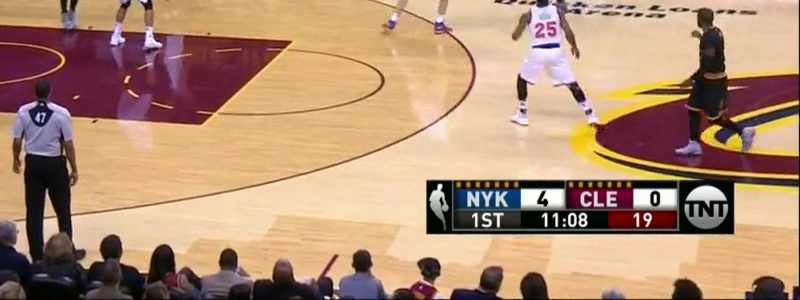
#> input picture hart-code/Annotate/data/batch_1/frame_000019.jpg, 800 x 300 px, found by its file name; its folder holds only this picture in this run
$ python annotate.py
#> lines starting #> are read from the running program, lines starting #| are printed output that depends on the picture
from __future__ import absolute_import
from __future__ import division
from __future__ import print_function

if hasattr(__builtins__, 'raw_input'):
    input = raw_input

import time
import numpy as np
import pandas as pd
import cv2
import math
import os
from vector import Vector

NOT_EXIST = 0
DATA_LOCATION = "data"

class Annotator:
	directory = ""
	files = []
	lastX = 0
	lastY = 0
	currentFilename = ""
	currentFileIndex = 0
	currentAssignmentId = None
	window_name='Annotate Image'
	window_open=True
	window_scale = 1.0
	data = {}
	impad = 0
	pointFields = ['FT_LEFT','FT_RIGHT','BL_RIGHT','BL_LEFT']
	points = None
	dragPointIndex = -1
	height, width = 0, 0
	img = None
	dirty = False
	waiting = False

	def __init__(self):
		cv2.namedWindow(self.window_name, cv2.WINDOW_AUTOSIZE)
		cv2.setMouseCallback(self.window_name, self.mouseCallback)

	def wait(self):
		self.waiting = True
		keypress = -1
		while self.waiting:
			keypress = cv2.waitKey(1)
			window_closed = cv2.getWindowProperty(self.window_name, 0) == -1
			if window_closed or keypress == 27:
				self.waiting = False
				if self.dirty:
					self.writeCSV()
				self.window_open = False
				cv2.destroyAllWindows()
			else:
				if keypress == ord('r'):
					self.removeKeyPoint()
				elif keypress > -1:
					self.waiting = False

		return keypress


	def pointExists(self, pt):
		return not (pt[0] == NOT_EXIST and pt[1] == NOT_EXIST)

	def drawMarkers(self):
		cloned = self.img.copy()


		pts = []
		plot_colors = [(0,255,0),(0,0,255),(255,255,0),(255,0,0)]
		for i in range(len(self.points)):
			xy = self.points[i]
			x = int(xy[0]*self.width)
			y = int(xy[1]*self.height)
			pt = [x,y]

			if self.pointExists(pt):
				pt[0] += self.impad
				pt[1] += self.impad
				pts.append(pt)
				cv2.circle(cloned,(pt[0],pt[1]), 6, plot_colors[i], -1)
				cv2.putText(cloned, self.pointFields[i], (pt[0]+10,pt[1]), cv2.FONT_HERSHEY_TRIPLEX, self.window_scale/2, plot_colors[i])

		if len(pts) > 1:
			for i in range(len(pts)):
				p1 = pts[i]
				p2 = pts[0]
				if i < len(pts) - 1:
					p2 = pts[i+1]
				v1 = Vector(p1[0],p1[1])
				v2 = Vector(p2[0],p2[1])

				diff = (v2-v1)
				unit = diff.normalize()
				distance = diff.norm()
				numPoints = int(distance / 10)
				for i in range(numPoints+1):
					c = v1 + unit * (i * distance / numPoints)
					dp = (int(c[0]),int(c[1]))
					cv2.circle(cloned, dp, 3, (255,0,255), -1)


		cv2.imshow(self.window_name,cloned)


	def writeCSV(self):
		csv = ''
		for idx, pointName in enumerate(self.pointFields):
			x = str(self.points[idx][0])
			y = str(self.points[idx][1])
			csv += pointName + ',' + x +','+ y + "\n" #',' + z +
		text_file = open(self.pathForExt('txt'), "w")
		text_file.write(csv)
		text_file.close()


	def readCSV(self):
		self.dirty = False
		image_file = self.files[self.currentFileIndex]
		self.currentFilename = os.path.splitext(image_file)[0]
		filepath = os.path.join(self.directory, self.currentFilename+".txt")

		self.points = []


		if os.path.exists(filepath):
			rows = pd.read_csv(filepath, header=None, names = ["name", "x", "y"]).values
			for row in rows:
				xf = float(row[1])
				yf = float(row[2])
				if math.isnan(xf) or math.isnan(yf):
					print ('NAN detected')
					xf = yf = zf = NOT_EXIST
				self.points.append([xf,yf])
		else:
			self.dirty = True
			for i in range(len(self.pointFields)):
				self.points.append([NOT_EXIST,NOT_EXIST])


		self.modifyPoints()

	def modifyPoints(self):

		depth_path = self.pathForExt('h5')
		img_path = self.pathForExt('jpg')
		img_data = cv2.imread(img_path)
		h,w,c = img_data.shape


		self.img = cv2.resize(img_data, (int(w * self.window_scale), int(h * self.window_scale)), interpolation = cv2.INTER_CUBIC)


		self.height, self.width, channels = self.img.shape
		pad = int((self.height*self.width) / 2500)
		self.impad = pad
		self.img = cv2.copyMakeBorder( self.img, pad, pad, pad, pad, cv2.BORDER_CONSTANT, (0,0,0))

		self.drawMarkers()
		keypress = self.wait()
		if keypress == ord('f'):
			self.nextPrev(-1)
		elif keypress == ord('d'):
			self.nextPrev(1)
		elif keypress == ord('s'):
			self.dirty = False
			self.nextPrev(-1)

	# [62 lines left out: functions closestPointIndex, nextPrev, mouseMoved, removeKeyPoint, mouseCallback, not called in this run]

	def pathForExt(self,ext):
		return os.path.join(self.directory, self.currentFilename + '.' + ext)


# [20 lines left out: function parseVideo, not called in this run]


if __name__ == '__main__':
	local_directory = input('Which batch_# directory would you like to edit: ')
#> the answer given: ../../hart-code/Annotate/data/batch_1
	if local_directory == '':
		local_directory = '0'
	local_directory = "batch_" + local_directory
	local_directory = os.path.join(DATA_LOCATION, local_directory)
	# [6 lines of commented-out code are left out]

	filenames = []
	for root, dirs, files in os.walk(local_directory):
		for filename in files:

			if '.jpg' in filename:
				filenames.append(filename)

	filenames = sorted(filenames)
	editor = Annotator()
	editor.files = filenames
	editor.directory = local_directory
	while (editor.window_open):
		editor.readCSV()
#> in modifyPoints, img_data is the input picture: shape (300, 800, 3); mean B, G, R 116.7, 142.4, 177.8
#> in modifyPoints, `self.img = cv2.copyMakeBorder( self.img, pad, pad, pad, pad, cv2.BORDE..`:
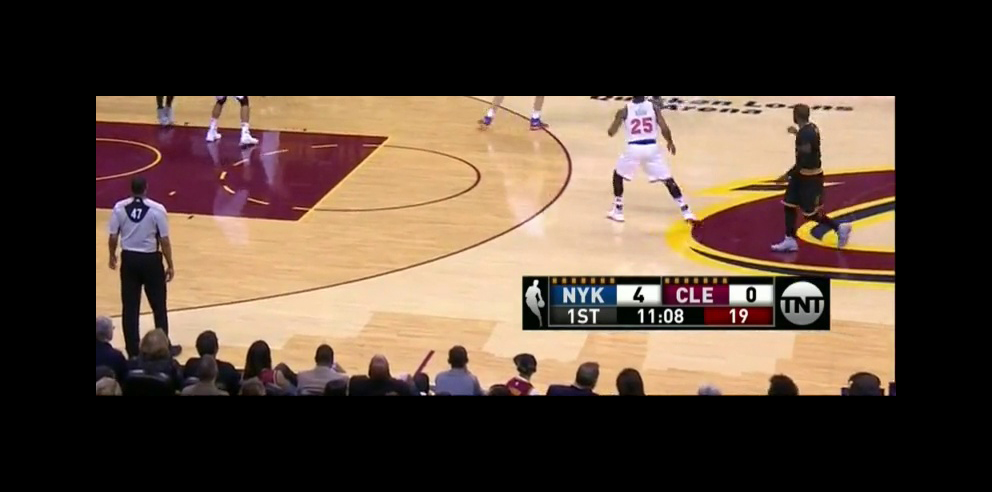
#> self.img: shape (492, 992, 3); mean B, G, R 57.4, 70, 87.4
#> after the loop in drawMarkers, `for i in range(len(self.points)):`: pts = []
#> (key Esc is pressed here)
#> in wait, `window_closed = cv2.getWindowProperty(self.window_name, 0) == -1`: window_closed = False
#> in modifyPoints, `keypress = self.wait()`: keypress = 27

$ run again, on hart-code/Annotate/data/batch_1/frame_000095.jpg
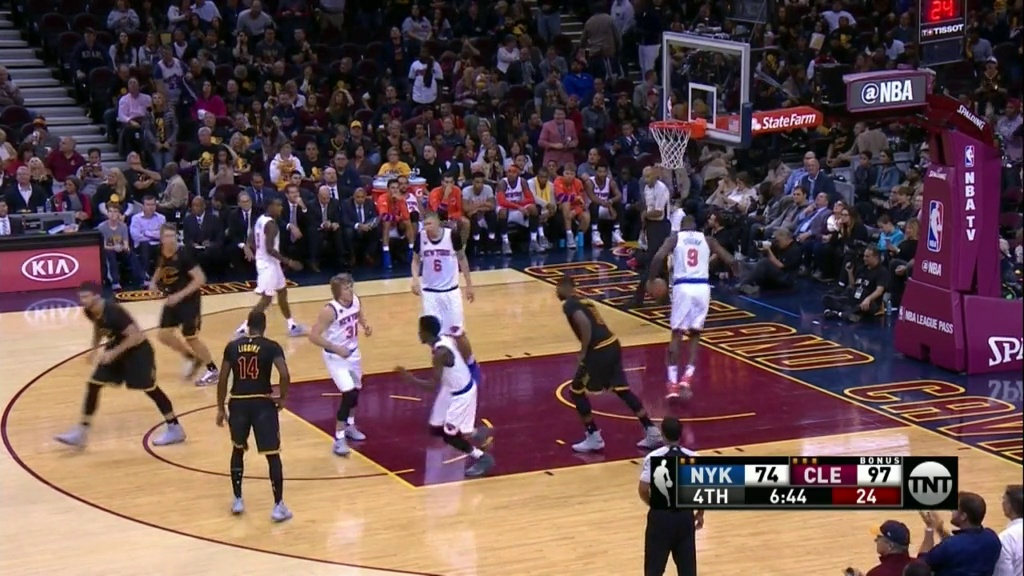
#> input picture hart-code/Annotate/data/batch_1/frame_000095.jpg, 1024 x 576 px, found by its file name
#> in modifyPoints, img_data is the input picture: shape (576, 1024, 3); mean B, G, R 78.5, 78.9, 102.9
#> in modifyPoints, `self.img = cv2.copyMakeBorder( self.img, pad, pad, pad, pad, cv2.BORDE..`:
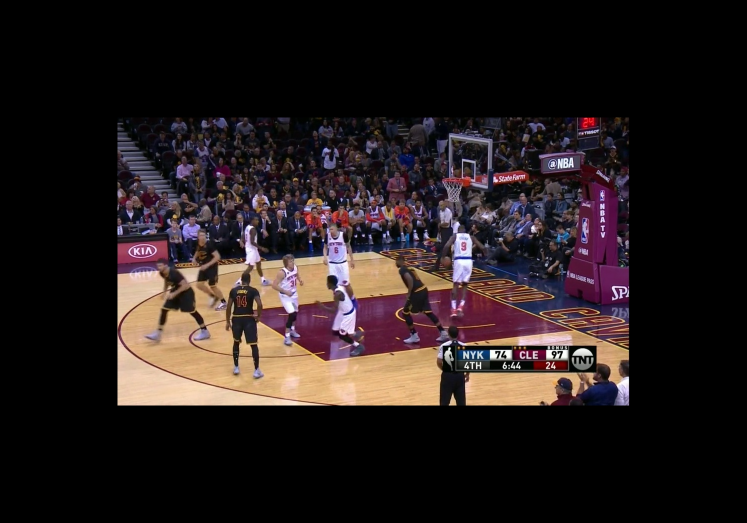
#> self.img: shape (1046, 1494, 3) (shown at 1/2 size); mean B, G, R 29.6, 29.8, 38.8
#> after the loop in drawMarkers, `for i in range(len(self.points)):`: pts = []
#> window_closed = False
#> keypress = 27

$ run again, on hart-code/Annotate/data/batch_1/frame_000107.jpg
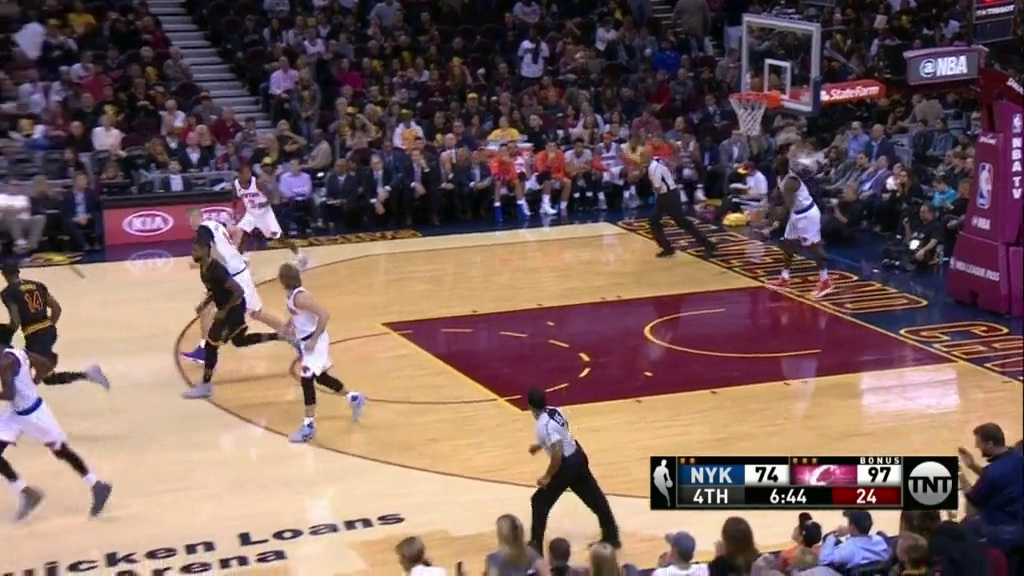
#> input picture hart-code/Annotate/data/batch_1/frame_000107.jpg, 1024 x 576 px, found by its file name
#> in modifyPoints, img_data is the input picture: shape (576, 1024, 3); mean B, G, R 93.1, 97.1, 122
#> in modifyPoints, `self.img = cv2.copyMakeBorder( self.img, pad, pad, pad, pad, cv2.BORDE..`:
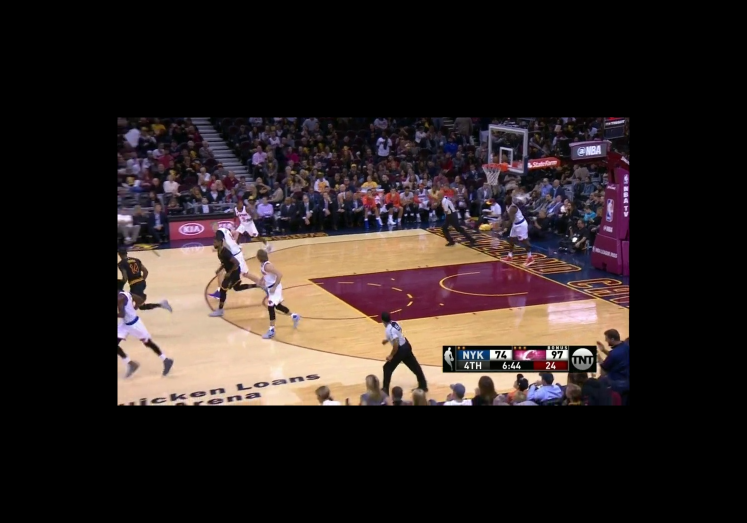
#> self.img: shape (1046, 1494, 3) (shown at 1/2 size); mean B, G, R 35.2, 36.6, 46.1
#> after the loop in drawMarkers, `for i in range(len(self.points)):`: pts = []
#> window_closed = False
#> keypress = 27
